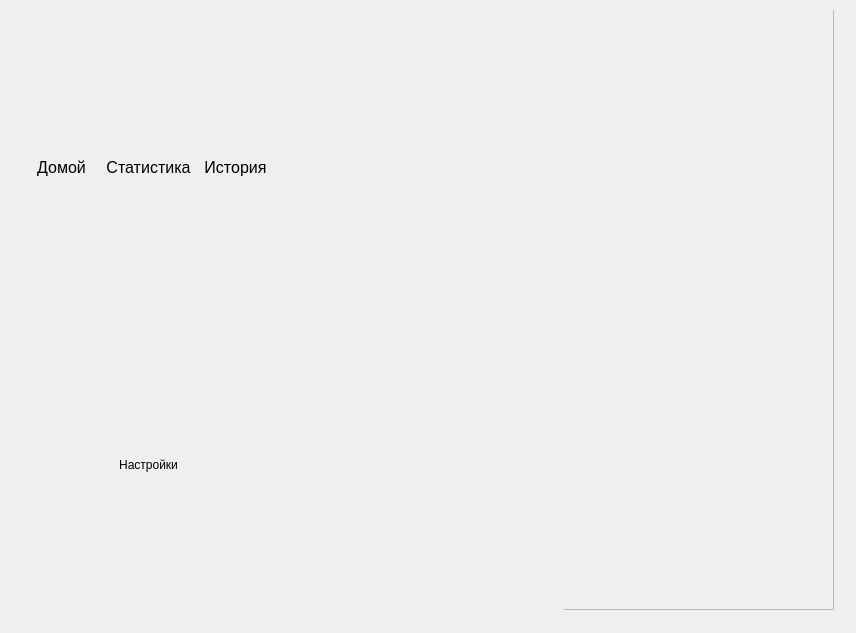
<?xml version="1.0" encoding="UTF-8"?>
<ui version="4.0">
 <class>MainWindow</class>
 <widget class="QMainWindow" name="MainWindow">
  <property name="geometry">
   <rect>
    <x>0</x>
    <y>0</y>
    <width>856</width>
    <height>633</height>
   </rect>
  </property>
  <property name="minimumSize">
   <size>
    <width>600</width>
    <height>225</height>
   </size>
  </property>
  <property name="windowTitle">
   <string>MainWindow</string>
  </property>
  <property name="styleSheet">
   <string notr="true"/>
  </property>
  <widget class="QWidget" name="centralwidget">
   <property name="sizePolicy">
    <sizepolicy hsizetype="Expanding" vsizetype="Expanding">
     <horstretch>0</horstretch>
     <verstretch>0</verstretch>
    </sizepolicy>
   </property>
   <widget class="QWidget" name="horizontalWidget" native="true">
    <property name="geometry">
     <rect>
      <x>10</x>
      <y>10</y>
      <width>831</width>
      <height>611</height>
     </rect>
    </property>
    <property name="sizePolicy">
     <sizepolicy hsizetype="Expanding" vsizetype="MinimumExpanding">
      <horstretch>0</horstretch>
      <verstretch>0</verstretch>
     </sizepolicy>
    </property>
    <property name="styleSheet">
     <string notr="true"/>
    </property>
    <layout class="QHBoxLayout" name="horizontalLayout" stretch="0,0,0">
     <property name="spacing">
      <number>0</number>
     </property>
     <property name="sizeConstraint">
      <enum>QLayout::SetDefaultConstraint</enum>
     </property>
     <item>
      <widget class="QWidget" name="leftWidget" native="true">
       <property name="styleSheet">
        <string notr="true">QPushButton{
border-radius: 0;
background: &quot;#CCC&quot;
}
QPushButton:hover{
background: &quot;#BBB&quot;
}
QPushButton:focus{
background: &quot;#BBB&quot;
}</string>
       </property>
       <layout class="QVBoxLayout" name="verticalLayout" stretch="0,0">
        <property name="spacing">
         <number>2</number>
        </property>
        <property name="sizeConstraint">
         <enum>QLayout::SetDefaultConstraint</enum>
        </property>
        <item>
         <layout class="QGridLayout" name="upLayout">
          <property name="horizontalSpacing">
           <number>2</number>
          </property>
          <property name="verticalSpacing">
           <number>0</number>
          </property>
          <item row="0" column="4">
           <widget class="QPushButton" name="historyButton">
            <property name="enabled">
             <bool>true</bool>
            </property>
            <property name="sizePolicy">
             <sizepolicy hsizetype="Preferred" vsizetype="Preferred">
              <horstretch>0</horstretch>
              <verstretch>0</verstretch>
             </sizepolicy>
            </property>
            <property name="font">
             <font>
              <pointsize>12</pointsize>
             </font>
            </property>
            <property name="text">
             <string>История</string>
            </property>
            <property name="autoDefault">
             <bool>false</bool>
            </property>
           </widget>
          </item>
          <item row="0" column="2">
           <widget class="QPushButton" name="statisticButton">
            <property name="sizePolicy">
             <sizepolicy hsizetype="Preferred" vsizetype="Preferred">
              <horstretch>0</horstretch>
              <verstretch>0</verstretch>
             </sizepolicy>
            </property>
            <property name="font">
             <font>
              <pointsize>12</pointsize>
             </font>
            </property>
            <property name="mouseTracking">
             <bool>true</bool>
            </property>
            <property name="text">
             <string>Статистика</string>
            </property>
            <property name="autoDefault">
             <bool>false</bool>
            </property>
            <property name="default">
             <bool>false</bool>
            </property>
            <property name="flat">
             <bool>false</bool>
            </property>
           </widget>
          </item>
          <item row="0" column="1">
           <widget class="QPushButton" name="homeButton">
            <property name="sizePolicy">
             <sizepolicy hsizetype="Preferred" vsizetype="Preferred">
              <horstretch>0</horstretch>
              <verstretch>0</verstretch>
             </sizepolicy>
            </property>
            <property name="font">
             <font>
              <pointsize>12</pointsize>
             </font>
            </property>
            <property name="text">
             <string>Домой</string>
            </property>
            <property name="autoDefault">
             <bool>false</bool>
            </property>
            <property name="default">
             <bool>false</bool>
            </property>
            <property name="flat">
             <bool>false</bool>
            </property>
           </widget>
          </item>
         </layout>
        </item>
        <item>
         <layout class="QVBoxLayout" name="bottomLayout">
          <property name="spacing">
           <number>0</number>
          </property>
          <item>
           <widget class="QPushButton" name="settingsButton">
            <property name="sizePolicy">
             <sizepolicy hsizetype="Minimum" vsizetype="Preferred">
              <horstretch>0</horstretch>
              <verstretch>0</verstretch>
             </sizepolicy>
            </property>
            <property name="text">
             <string>Настройки</string>
            </property>
           </widget>
          </item>
         </layout>
        </item>
       </layout>
      </widget>
     </item>
     <item>
      <widget class="QWidget" name="add_widget" native="true">
       <property name="sizePolicy">
        <sizepolicy hsizetype="Minimum" vsizetype="Minimum">
         <horstretch>0</horstretch>
         <verstretch>0</verstretch>
        </sizepolicy>
       </property>
       <property name="styleSheet">
        <string notr="true"/>
       </property>
      </widget>
     </item>
     <item>
      <widget class="QWidget" name="statictic_widget" native="true">
       <widget class="QScrollArea" name="scrollArea">
        <property name="geometry">
         <rect>
          <x>-1</x>
          <y>-1</y>
          <width>271</width>
          <height>601</height>
         </rect>
        </property>
        <property name="widgetResizable">
         <bool>true</bool>
        </property>
        <widget class="QWidget" name="scrollAreaWidgetContents">
         <property name="geometry">
          <rect>
           <x>0</x>
           <y>0</y>
           <width>267</width>
           <height>597</height>
          </rect>
         </property>
         <widget class="QWidget" name="verticalLayoutWidget">
          <property name="geometry">
           <rect>
            <x>9</x>
            <y>19</y>
            <width>261</width>
            <height>571</height>
           </rect>
          </property>
          <layout class="QVBoxLayout" name="statistic_v_layout"/>
         </widget>
        </widget>
       </widget>
      </widget>
     </item>
    </layout>
   </widget>
  </widget>
 </widget>
 <tabstops>
  <tabstop>homeButton</tabstop>
  <tabstop>statisticButton</tabstop>
  <tabstop>historyButton</tabstop>
  <tabstop>settingsButton</tabstop>
 </tabstops>
 <resources/>
 <connections/>
 <designerdata>
  <property name="gridDeltaX">
   <number>10</number>
  </property>
  <property name="gridDeltaY">
   <number>10</number>
  </property>
  <property name="gridSnapX">
   <bool>true</bool>
  </property>
  <property name="gridSnapY">
   <bool>true</bool>
  </property>
  <property name="gridVisible">
   <bool>true</bool>
  </property>
 </designerdata>
</ui>
